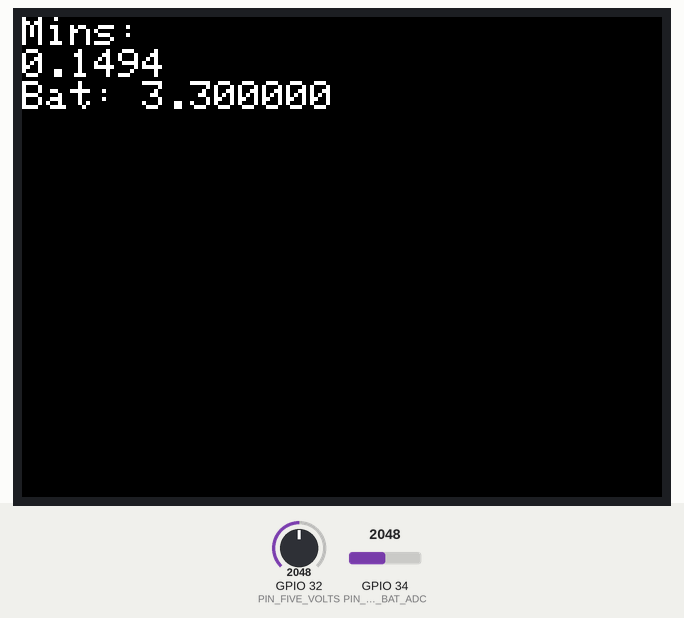
Recording of a program running on a simulated ESP32. Shown: 320×240 colour display. The inputs (shaded band) are chosen by the test bench; at power-on: GPIO 32 (PIN_FIVE_VOLTS) = 2048, GPIO 34 (PIN_HALF_BAT_ADC) = 2048. WiFi joins after 1.5 s; servers stay silent unless stated; uploads are accepted with an empty reply; EEPROM starts erased; not simulated (calls return 0 or success): credentials.h; what the program prints to the serial monitor is not drawn.

Above: at 9.0 s.
10.1 s: GPIO 32 (PIN_FIVE_VOLTS) set to 2351
14.3 s: GPIO 32 (PIN_FIVE_VOLTS) set to 2481
At 16.0 s:
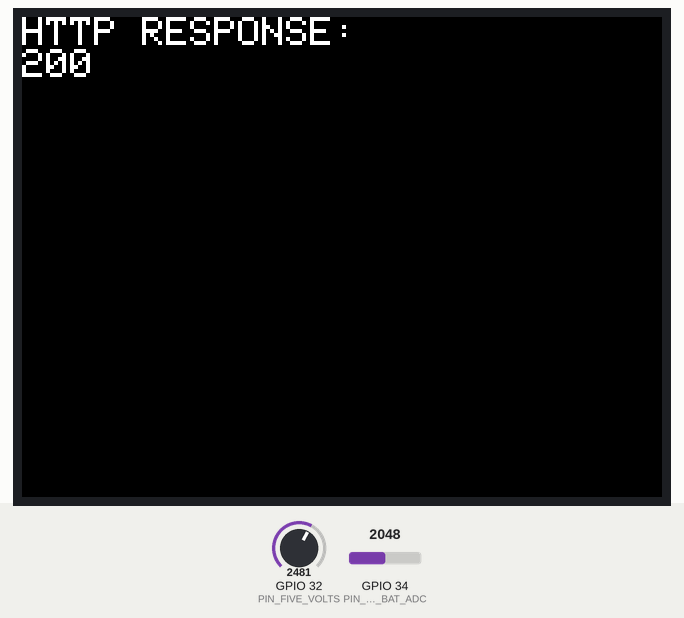
18.2 s: GPIO 34 (PIN_HALF_BAT_ADC) set to 2866
At 19.6 s:
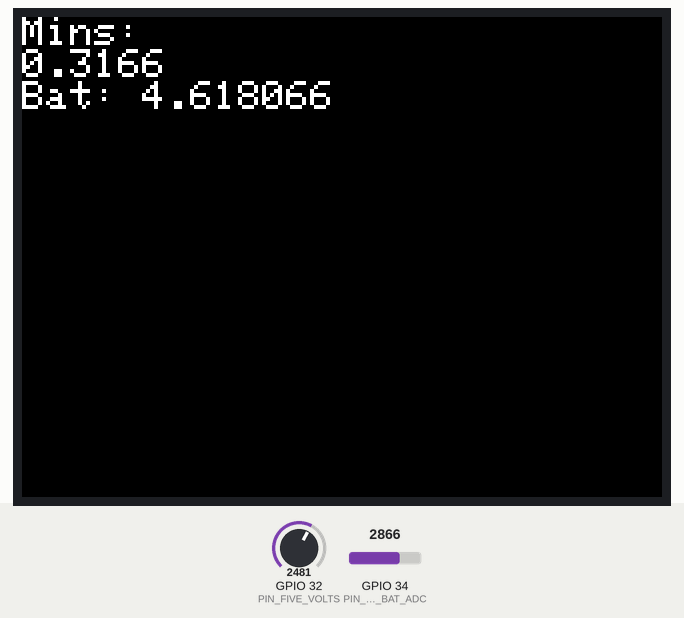
21.4 s: GPIO 34 (PIN_HALF_BAT_ADC) set to 3603
At 23.0 s:
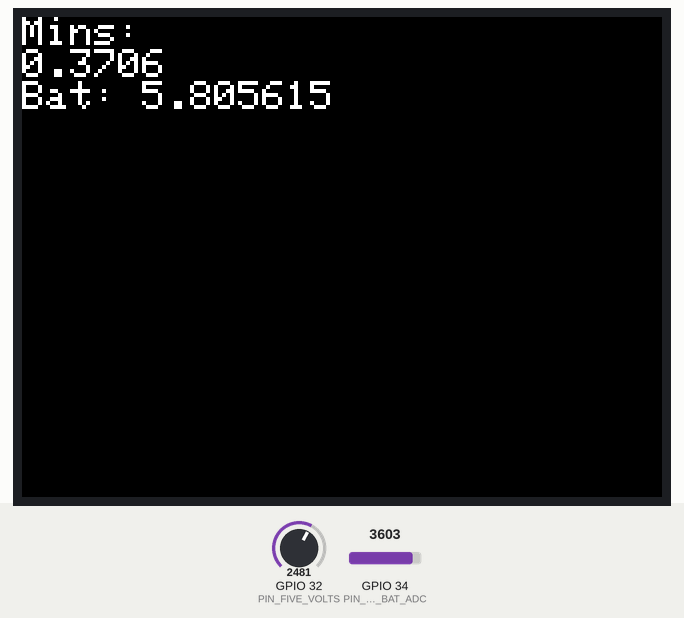
24.7 s: GPIO 32 (PIN_FIVE_VOLTS) set to 2047
At 28.7 s:
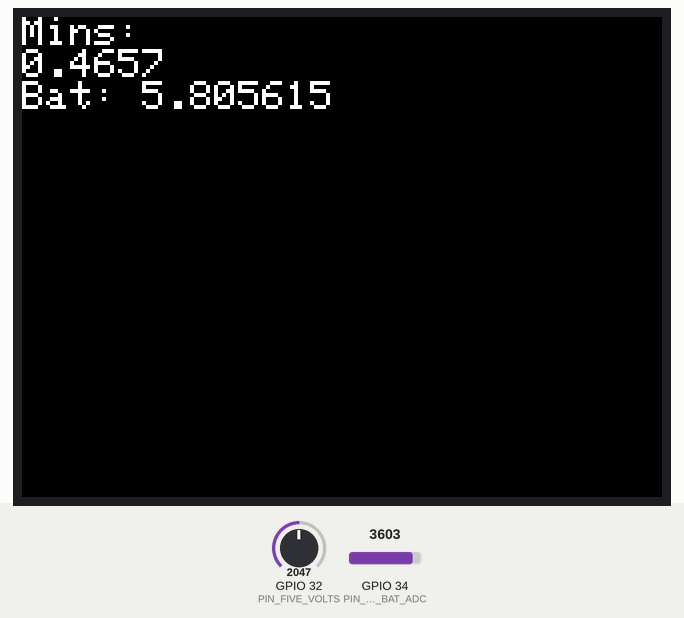
28.9 s: GPIO 34 (PIN_HALF_BAT_ADC) set to 4095
At 29.4 s:
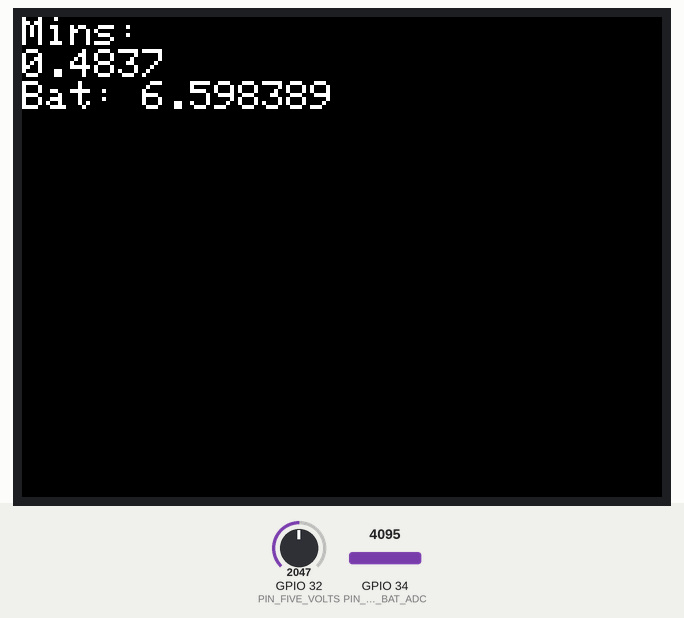
Timing chart, 0 to 31.9 s (numbered marks = the images above; inputs shaded):
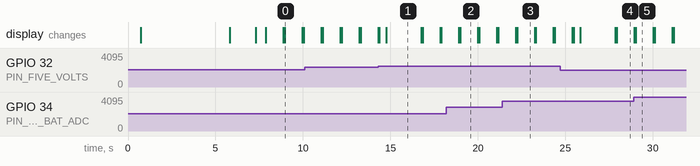

The program:

main.cpp
```cpp
#include <Arduino.h>

#include <WiFi.h>
#include <HTTPClient.h>
#include <soc/rtc.h>
#include "credentials.h"
#include "SPI.h"
#include "TFT_eSPI.h"
#include <Preferences.h>


#define INTERVAL_S 17*60 // Every 17 mins - preserves battery life and also avoids repeated collisions

#define PIN_HALF_BAT_ADC 34

#define PIN_FIVE_VOLTS 32

#define FIVE_VOLT_THRESHOLD 3.9

#define WIFI_CONNECT_TIMEOUT 20000

// Use hardware SPI
TFT_eSPI tft = TFT_eSPI();

Preferences preferences;

bool last_successfully_sent_burning;

const char* hostname = "oilflowsensor";


String serverName = "http://192.168.1.125/oil_sensor";

bool burning=false;
bool old_burning=false;

bool connect_to_wifi()
{
  // returns true if successful
  tft.fillScreen(TFT_DARKGREEN);
    tft.setCursor(0,0);
  tft.setTextColor(TFT_WHITE);
  tft.println("Connecting:");
  WiFi.setHostname(hostname);
  WiFi.mode(WIFI_STA);
  WiFi.setAutoReconnect(true);
  delay(500);
  WiFi.begin(wifi_ssid, wifi_password);
  delay(1000);
  Serial.printf("Connecting to: %s\n",wifi_ssid);
  Serial.println("");

  uint32_t wifi_timeout=millis()+WIFI_CONNECT_TIMEOUT;


  // Wait for connection
  while (true)
  {
    tft.print(".");
    if (WiFi.status() == WL_CONNECTED)
    {
      Serial.println("\nWifi now connected");
      break;
    }
    if (millis()>wifi_timeout)
    {
      Serial.println("Pointless message saying we are restarting to have another go at connecting");
      return false;
    }

    delay(500);
    Serial.print(".");
  }
  tft.fillScreen(TFT_BLACK);
    tft.setCursor(0,0);
  tft.println("Connected:");
  tft.println(WiFi.localIP());
  Serial.println("");
  Serial.print("Connected to ");
  Serial.println(wifi_ssid);
  Serial.print("IP address: ");
  Serial.println(WiFi.localIP());
  delay(1000);
  return true;

}

void setup() {
    setCpuFrequencyMhz(80);
    Serial.begin(115200);
    delay(500);
    tft.begin();

    tft.setRotation(1);
    tft.setTextColor(TFT_WHITE);

    tft.setTextSize(2);

    tft.fillScreen(TFT_BLACK);
    tft.setCursor(0,0);
    tft.println("booting...");
    Serial.println("Running...");
    delay(5000);
    pinMode(PIN_FIVE_VOLTS,INPUT);
    if (!connect_to_wifi())
    {
      ESP.restart();
    }


  // At boot we have woken from sleep, so previously we weren't burning

  preferences.begin("oilflow");

  old_burning=preferences.getBool("lastburn",false);
  last_successfully_sent_burning=old_burning;

}

int16_t get_battery_reading(uint8_t tries=8)
{
  int32_t accum=0;
  for (uint8_t i=0;i<tries;i++)
  {
    accum+=analogRead(PIN_HALF_BAT_ADC);//4096=3.3V
  }
  return (int16_t)(accum/tries);
}

float running_minutes()
{
  uint32_t millisrunning=millis();
  return millisrunning/60000.0;
}

void show_message(const char * mess,uint16_t delay_ms=2000)
{
  tft.fillScreen(TFT_BLACK);
  tft.setCursor(0,0);
  tft.print(mess);
  delay(delay_ms);
}


void send_status(uint16_t bat_reading,float voltage,bool burning,bool scheduled,float bus_volts)
{

  // check wifi still connected, otherwise save last sent and reboot

  if (WiFi.status()!=WL_CONNECTED)
  {
    Serial.println("WIFI DOWN!!!!");
    show_message("WiFi Down",3000);
    preferences.putBool("lastburn",last_successfully_sent_burning);
    ESP.restart();
  }


  // Make request

    HTTPClient http;

    String serverPath = serverName + "?volts="+String(voltage)+ \
                        "&reading="+String(bat_reading)+ \
                        "&burning="+String(burning?"yes":"no")+ \
                        "&scheduled="+String(scheduled?"yes":"no")+ \
                        "&vbus="+String(bus_volts);
    uint8_t tries_left=4;


    while (tries_left>0)
    {
      char mess_buff[255];
      http.begin(serverPath.c_str());

      // Send HTTP GET request
      int httpResponseCode = http.GET();

      Serial.print("HTTP Response code: ");
      Serial.println(httpResponseCode);

      sprintf(mess_buff,"HTTP RESPONSE:\n%d",httpResponseCode);
      show_message(mess_buff);

      if (httpResponseCode>0)
      {
        String payload = http.getString();
        Serial.println(payload);

        if (httpResponseCode==200)
        {
          Serial.println("Done.");
          last_successfully_sent_burning=burning;
          break;
        }
        Serial.print("Error code: ");
        Serial.println(httpResponseCode);

        Serial.println("Trying again...");
        delay(100);

      }

      http.end();


      tries_left--;
    }


}

void loop()
{
  // put your main code here, to run repeatedly:

  uint32_t next_scheduled_send=millis()+1000*INTERVAL_S;

  bool reached_schedule=false;
  int16_t bat_reading;
  float voltage;
  float vbus;
  int16_t vbus_raw;

  while(true)
  {

    bat_reading=get_battery_reading();//4096=3.3V
    voltage=bat_reading/4096.0*3.3*2.0;

    tft.fillScreen(TFT_BLACK);
    tft.setCursor(0,0);
    tft.printf("Mins:\n%.4f\nBat: %f",running_minutes(),voltage);


    //burning=(voltage>4.3);

    vbus=analogRead(PIN_FIVE_VOLTS)/4096.0*3.3*2.0;
    Serial.printf("Vbus=%f\n",vbus);


    burning=vbus>FIVE_VOLT_THRESHOLD;

    Serial.printf("Bat reading: %d\tVoltage: %f\n",bat_reading,voltage);

    if (millis()>next_scheduled_send)
    {
      reached_schedule=true;
      break; //Send now
    }
    reached_schedule=false;

    if (burning!=old_burning)
    {
      Serial.println("Burn state changed, send immediately");
      break;
    }
    delay(1000);

  } // End of wait for change or timeout bit

  old_burning=burning;


  delay(100); // Let Vcc stablise after power
  // Now update the battery level measurement
  bat_reading=get_battery_reading();//4096=3.3V
  voltage=bat_reading/4096.0*3.3*2.0;

  send_status(bat_reading,voltage,burning,reached_schedule,vbus);
}
```

Measured:
- the behaviour switches between 2420 and 2421 on GPIO 32 (PIN_FIVE_VOLTS) (found by bisection; images 0 and 1)
- after the input at 14.3 s, the display: first differs from a run without the input after 0.46 s (image 1)
- after the input at 24.7 s, the display: first differs from a run without the input after 1.2 s (image 4 shows a later state)
- what the display in image 0 shows lasts 1.0 s, from 9.0 s to 10.0 s
- what the display in image 1 shows lasts 2.0 s, from 14.8 s to 16.8 s
